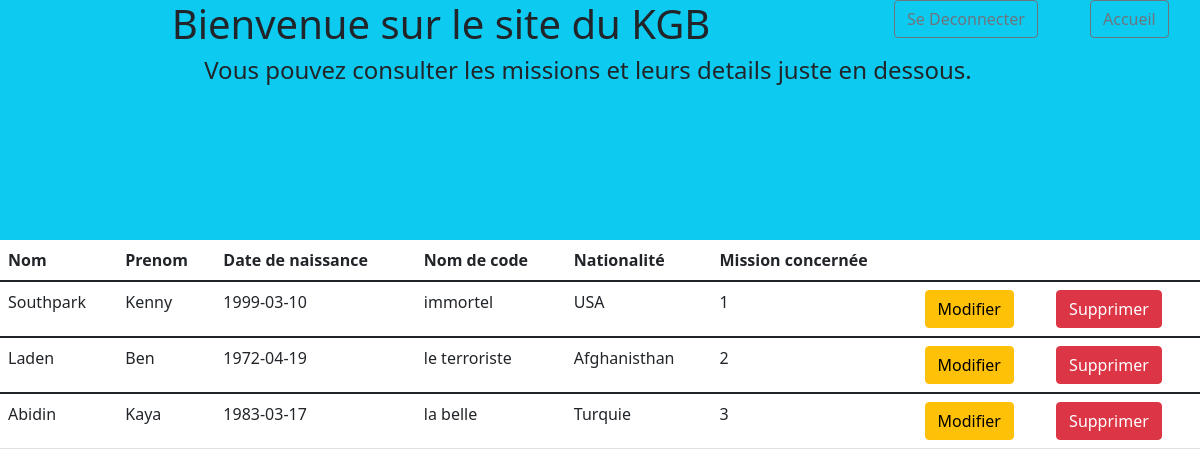
Screenshot of /back/cibles (signed in) with the database file from the repository.
### tables this page shows
CREATE TABLE `cible` (
  `ID` int(11) NOT NULL,
  `NOM` varchar(36) NOT NULL,
  `PRENOM` varchar(36) NOT NULL,
  `DATE_CIBLE` date NOT NULL,
  `NOMCODE_CIBLE` varchar(36) NOT NULL,
  `NATIONALITE` varchar(36) NOT NULL,
  `MISSION_CIBLE` int(11) NOT NULL
);

### Controlleur/BackController.php (called while the page is built, shortened)
<?php
require_once('Modèle/ManageBack.php');
class BackController
{
    private $Manager;
    public function __construct()
    {
        $this->Manager = new ManageBack();
    }
    public function afficherCibles()
    {
        $this->Manager->Affichemescibles();
        $mescibles = $this->Manager->getCibles();
        require_once('Vue/cibles/cible.php');
    }
}

### Modèle/ManageBack.php (called while the page is built, shortened)
<?php
require_once('ManageAccueil.php');
require_once('Cible.php');
class ManageBack extends AccesBdd
{
    private $cibles;
    public function getCibles()
    {
        return $this->cibles;
    }
    public function setCibles($cibles)
    {
        $this->cibles[] = $cibles;
    }
    public function Affichemescibles()
    {
        $pdo = $this->getBdd();
        $req3 = $pdo->prepare('SELECT id, nom, prenom, date_cible, nomcode_cible, nationalite, mission_cible FROM Cible');
        $req3->execute();
        $mescibles = $req3->fetchAll(PDO::FETCH_ASSOC);
    }
}

### Modèle/Cible.php (called while the page is built, shortened)
<?php
class Cible
{
    private int $id;
    private string $nom;
    private string $prenom;
    private $date;
    private string $nomcode;
    private string $nationalite;
    private $mission;
    public function __construct(string $nom, string $prenom, $date, string $nomcode, string $nationalite)
    {
        $this->nom = $nom;
        $this->prenom = $prenom;
        $this->date = $date;
        $this->nomcode = $nomcode;
        $this->nationalite = $nationalite;
    }
    public function getId()
    {
        return $this->id;
    }
    public function setId($id)
    {
        $this->id = $id;
    }
    public function getNom()
    {
        return $this->nom;
    }
    public function getPrenom()
    {
        return $this->prenom;
    }
    public function getDate()
    {
        return $this->date;
    }
    public function getNomcode()
    {
        return $this->nomcode;
    }
    public function getNationalite()
    {
        return $this->nationalite;
    }
    public function getMission()
    {
        return $this->mission;
    }
    public function setMission($mission)
    {
        $this->mission = $mission;
    }
}

### Vue/cibles/cible.php (the view, shortened to what this page needs)
<div class="container-fluid violet">
    <div class="row w-100">
        <div class="col-md-9">
            <h1 class="text-center">Bienvenue sur le site du KGB</h1>
        </div>
        <div class="col-md-2"><a href="<?= URL ?>connexion/deconnexion"><button type="button" class="btn btn-outline-secondary">Se Deconnecter</button></a></div>
        <div class="col-md-1"><a href="<?= URL ?>accueil.php"><button type="button" class="btn btn-outline-secondary white">Accueil</button></a></div>
    </div>
    <div class="row w-100">
        <h4 class="text-center">
            Vous pouvez consulter les missions et leurs details juste en dessous.
        </h4>
    </div>
</div>
<table class="table">
    <thead>
        <th>
            Nom
        </th>
        <th>
            Prenom
        </th>
        <th>
            Date de naissance
        </th>
        <th>
            Nom de code
        </th>
        <th>
            Nationalité
        </th>
        <th>
            Mission concernée
        </th>
        <th>
        </th>
        <th>
        </th>
    </thead>
    <?php
    for ($i = 0; $i < count($mescibles); $i++) :
    ?>
        <tbody>
            <tr>
                <td>
                    <?= $mescibles[$i]->getNom(); ?>
                </td>
                <td>
                    <?= $mescibles[$i]->getPrenom(); ?>
                </td>
                <td>
                    <?= $mescibles[$i]->getDate(); ?>
                </td>
                <td>
                    <?= $mescibles[$i]->getNomcode(); ?>
                </td>
                <td>
                    <?= $mescibles[$i]->getNationalite(); ?>
                </td>
                <td>
                    <?= $mescibles[$i]->getMission(); ?>
                </td>
                <td>
                    <a href="<?= URL ?>back/modcible/<?= $mescibles[$i]->getId(); ?>"><button class="btn btn-warning">Modifier</button></a>
                </td>
                <td>
                    <form method="post" action="<?= URL ?>back/supcible/<?= $mescibles[$i]->getId(); ?>" onsubmit="return confirm('voulez vous vraiment supprimer cet item ?');">
                        <button class="btn btn-danger" type="submit">Supprimer</button>
                    </form>
                </td>
            </tr>
        </tbody>
    <?php
    endfor;
    ?>
</table>
<?php
require('Vue/base.php');
?>

### index.css (style rules this page uses)
.violet { background-color:#0dcaf0; height : 30vh; }

### rows the page displays
cible: NOM "Southpark", PRENOM "Kenny", DATE_CIBLE "1999-03-10", NOMCODE_CIBLE "immortel", NATIONALITE "USA", MISSION_CIBLE "1"
cible: NOM "Laden", PRENOM "Ben", DATE_CIBLE "1972-04-19", NOMCODE_CIBLE "le terroriste", NATIONALITE "Afghanisthan", MISSION_CIBLE "2"
cible: NOM "Abidin", PRENOM "Kaya", DATE_CIBLE "1983-03-17", NOMCODE_CIBLE "la belle", NATIONALITE "Turquie", MISSION_CIBLE "3"
